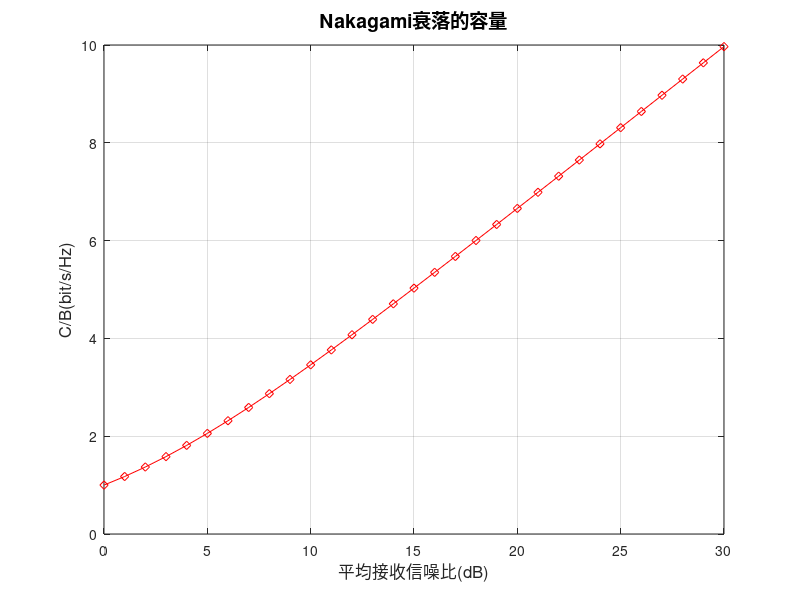

Source code (MATLAB): (Note: this script raises an error after producing the figure.)
%%%%%%%%%%%%%%%%%%%%%%%%%%%%%%%
%Nakagami衰落下的信道容量
%%%%%%%%%%%%%%%%%%%%%%%%%%%%%%%

clc
clear all
close all

gama_0 = input('请输入中止门限（dB）');
%gama_0 = 1;
u = 0:30;
len = length(u);
Average_SNR = 10.^(u/10);                                       %平均信噪比gama


%% AWGN信道容量
for i = 1:len
    C_AWGN(i) = log2(1 + Average_SNR(i));
end

figure;

plot (u,C_AWGN,'-dr');

axis([0,30,0,10]);

hold on;

xlabel('平均接收信噪比(dB)','fontsize',12);

ylabel('C/B(bit/s/Hz)','fontsize',12);

title('Nakagami衰落的容量','fontsize',14);

grid on;

%% 香农容量w TX/RX CSI

for i = 1:len
    fun = @(gama) log2(1 + gama/gama_0).*Nakagami_nd(gama,Average_SNR(i),2);
    C_TXRX(i) = integral(fun,gama_0,inf);
end

plot(u,C_TXRX,'-xg');

%% 香农容量w RX CSI

for i = 1:len
    fun = @(gama) log2(1 + gama).*Nakagami_nd(gama,Average_SNR(i),2);
    C_RX(i) = integral(fun,0,inf);
end

plot(u,C_RX,'-b');

%% 最大中断容量

r_0 = 1:10;
for i = 1:10
    for j = 1:len
        fun = @(r) (1./r) .* Nakagami_nd(r,Average_SNR(j),2);
        E_r = integral(fun,r_0(i),inf);
        Nakagami_nd_mid = @(R) Nakagami_nd(R,Average_SNR(j),2);
        Nakagami_nd_r0 = integral(Nakagami_nd_mid,0,r_0(i));
        mid(i,j) = log2(1 + 1/(E_r))*(1-Nakagami_nd_r0);
        
    end
    %plot(u,mid,'+m');
end
[C_max_intrpt,index]=max(mid);
plot(u,C_max_intrpt,'-+m');

%% 零中断容量

for i = 1:len
    fun = @(r) (1./r) .* Nakagami_nd(r,Average_SNR(i),2);
    E_r_0 = integral(fun,0,inf);
    C_zreo_intrpt(i) = log2(1 + 1./E_r_0);
end
plot(u,C_zreo_intrpt,'-*k');
legend('AWGN','TXRX CSI','RX CSI','Max intrpt','Zreo intrpt');
set(legend,'Location','northwest');